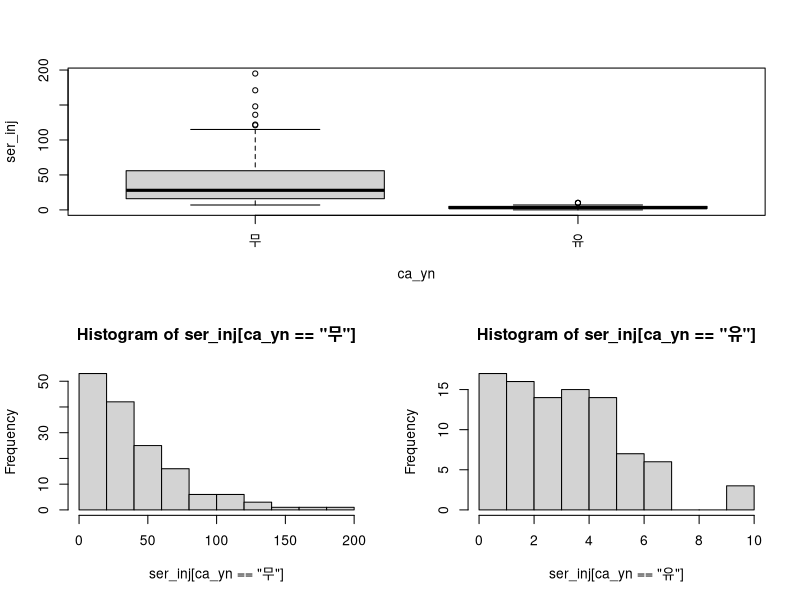
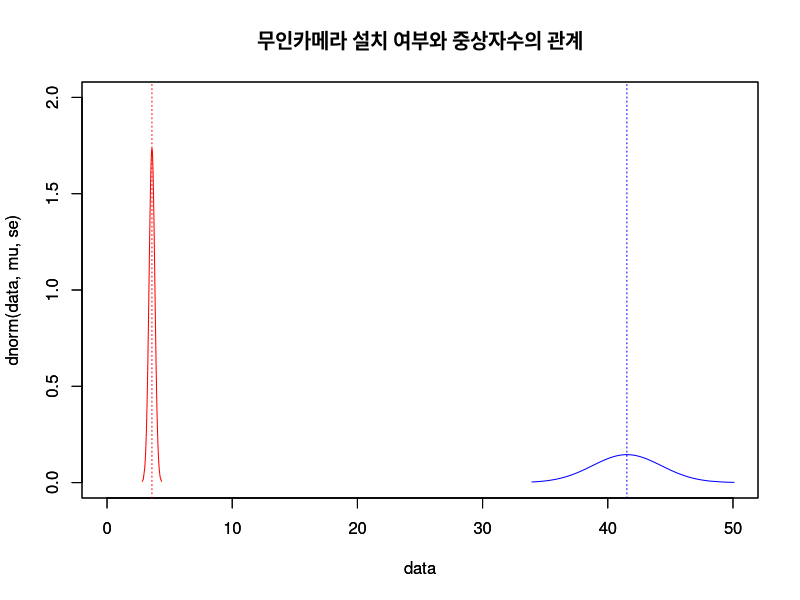

Recreate these plots in R, in order.
#### 독립표본 t-test#

#01. 데이터 불러오기
ca <- read.csv("./data.csv",
               header = TRUE,
               na.strings = ".")
str(ca)

ca$ca_yn <- factor(ca$ca_yn,
                   levels = c(0,1),
                   labels = c("무","유"))
str(ca)

attach(ca) #객체연결 (attach ->detach)

#02. 기본통계치 확인 : summary or describe(psych 패키지 이용)
#tapply(total, ca_yn,summary)

library(psych)
describeBy(ser_inj, ca_yn, mat = T)

#03. 그래프 그리기(박스그래프, 히스토그램)
opar <- par(no.readonly = TRUE)
layout(matrix(c(1,1,2,3),2,2, byrow = TRUE)) #화면분할
boxplot(ser_inj ~ ca_yn)
hist(ser_inj[ca_yn == "무"])
hist(ser_inj[ca_yn == "유"])
par(opar)

#04. 통계분석
# 등분산 검정
var.test(ser_inj ~ ca_yn, data = ca) #0%가 동질하다 ie) 이분산임.

t.test(ser_inj ~ ca_yn,
       data = ca,
       alternative = c("two.sided"),
       var.equal = FALSE,
       conf.level = 0.95)
detach(ca)



#05. 통계결과 그래프
mu=41.525974
se=2.75
data <- rnorm(1000, mu,se) #
data <- sort(data)
plot(data, dnorm(data,mu,se), 
     col = "blue", 
     type = 'l',
     main = "무인카메라 설치 여부와 중상자수의 관계",
     xlim = c(0,50),   #
     ylim = c(0,2))   #
abline(v=mu, col = "blue",lty = 3)

par(new=T) 

#
mu=3.586957
se=0.23

data <- rnorm(1000, mu,se) #
data <- sort(data)
plot(data, dnorm(data,mu,se), 
     col = 'red', 
     type = 'l',
     xlim = c(0,50),   #
     ylim = c(0,2))   #
abline(v=mu, col = "red",lty = 3)


